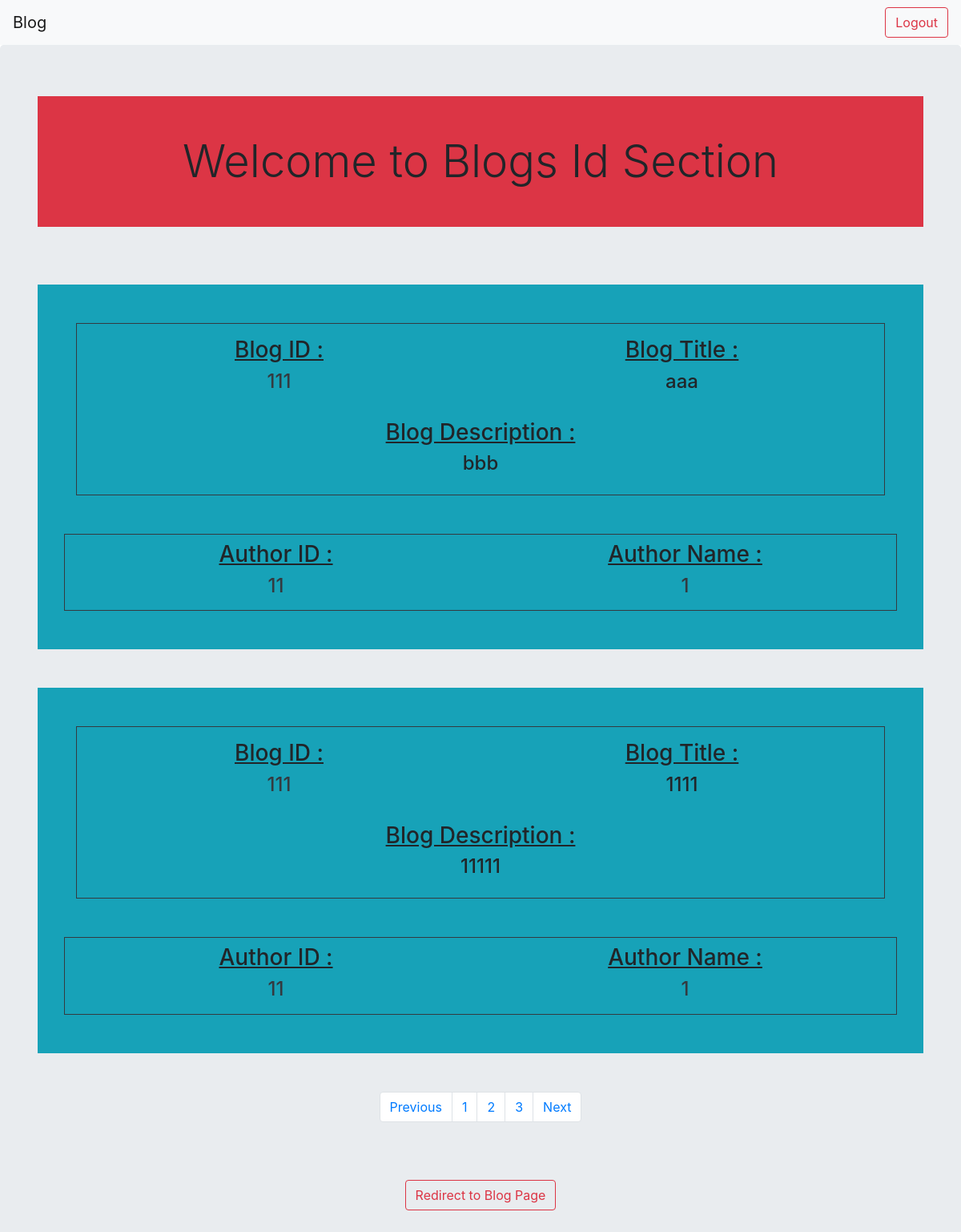
Before: /blog/111/ with the older database file.
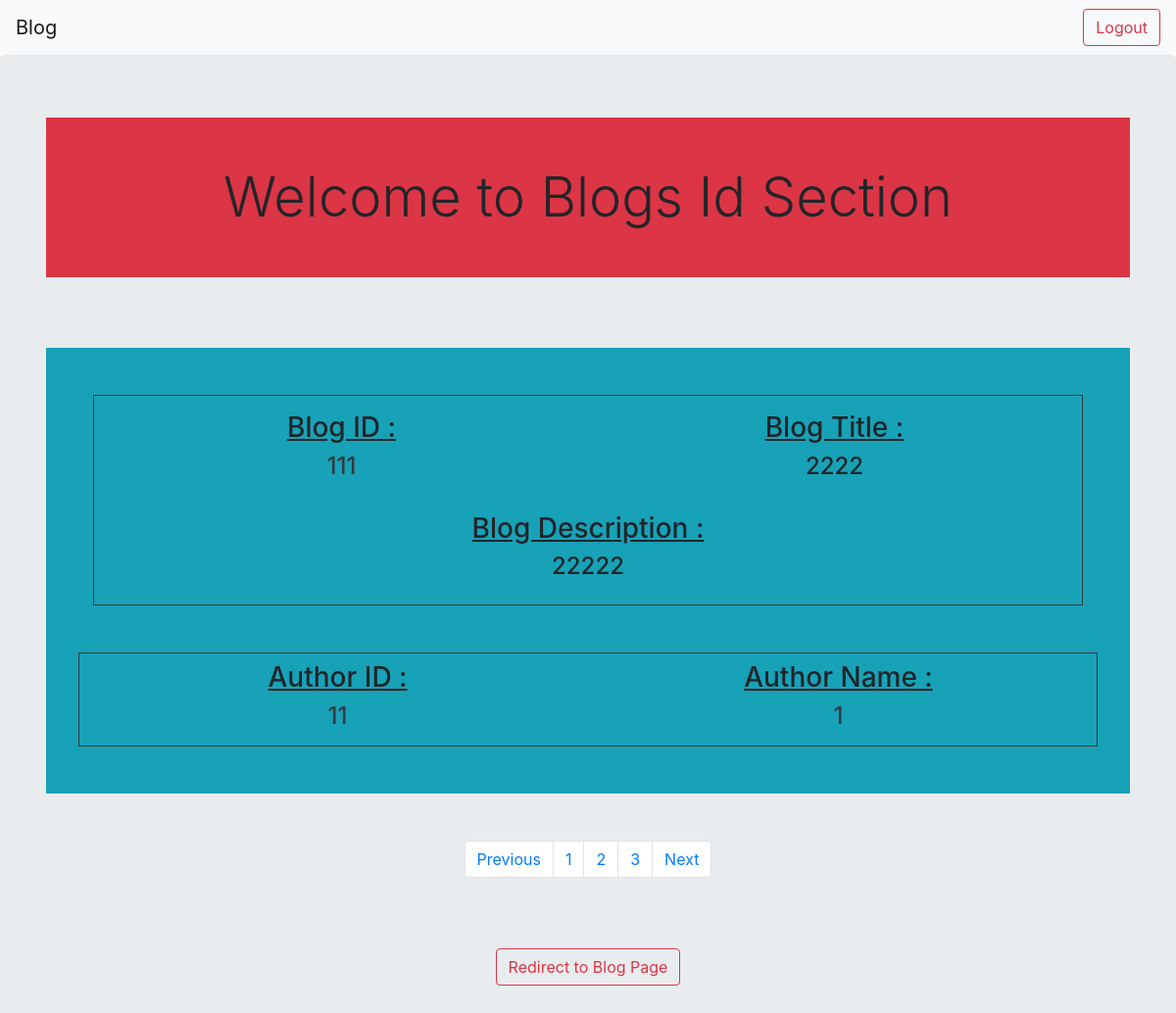
After: the same page with the newer database file.
### blog/models.py (models this page shows)
class Blog(models.Model):
    index = models.AutoField(primary_key = True)
    blog_id = models.CharField(max_length=20,null = False)
    blog_description = models.CharField(max_length=1000, null = False)
    blog_title = models.CharField(max_length=200, null = False)
    author_id = models.CharField(max_length=20, null = False)
    author_name = models.CharField(max_length=20, null = False)
    date = models.DateField(auto_now_add = True)
    datetime = models.DateTimeField(auto_now_add = True)

### blog/views.py (the view)
# urls.py: path('<str:slug>/', views.getBlogById, name = "getBlogById"),
def getBlogById(request,slug):
    data = Blog.objects.filter(blog_id = slug)
    print(data)
    context = {"data" : data }
    return render(request, "blog/getBlogById.html" , context)

### templates/blog/getBlogById.html (shortened to what this page needs)
<!DOCTYPE html>
<html lang="en">
<head>
    <link rel="stylesheet" href="https://cdn.jsdelivr.net/npm/bootstrap@4.6.1/dist/css/bootstrap.min.css">
</head>
<body>
    <nav class="navbar navbar-expand-lg navbar-light bg-light">
        <a class="navbar-brand" href="/blog">Blog</a>
        <div class="collapse navbar-collapse d-flex justify-content-end" id="navbarSupportedContent">
            <form class="form-inline my-2 my-lg-0">
                <div>
                    <a class="btn btn-outline-danger my-2 my-sm-0" class="btn btn-outline-success" href="/user_auth/accounts/logout">Logout</a>
                 </div>
            </form>
        </div>
      </nav>
    <div class="container-fluid jumbotron text-center">
        <div class=" container ">
            <div class="display-4 p-5 bg-danger text-center">
                Welcome to Blogs Id  Section
            </div>
            <br />
            {% for post in data %}
            <div class="container mb-5 mt-5 bg-info p-5">
                <div class="p-3 border border-dark">
                    <div class="row">
                        <div class="col blog-id">
                        <h3 class=""> <u>Blog ID :</u> </h3> <h4> <a class="text-dark" href="/blog/{{post.blog_id}}/" > {{post.blog_id}}</a> </h4>
                        </div>
                        <div class="col blog-title">
                            <h3><u> Blog Title : </u></h3> <h4>{{post.blog_title}}</h4>
                        </div>
                    </div>
                <br />
                    <div class="blog-description">
                    <h3><u> Blog Description :</u></h3> <h4>{{post.blog_description}}</h4>
                    </div>
                </div>
                <br />
                <br />
                <div class="row p-2 border border-dark">
                    <div class="col author-id">
                     <h3><u> Author ID : </u> </h3> <h4> <a class="text-dark" href="/blog/bloggers/{{post.author_id}}/" > {{post.author_id}}</a>  </h4>
                    </div>
                    <div class="col author-name">
                     <h3> <u>Author Name :</u> </h3>   <h4> <a class="text-dark" href="/blog/bloggers/{{post.author_id}}/" > {{post.author_name}}</a> </h4>
                    </div>
                </div>
            </div>
            {% endfor %}
            <div class="d-flex justify-content-center mb-2 mt-5">
                <nav aria-label="Page navigation example">
                    <ul class="pagination">
                      <li class="page-item"><a class="page-link" href="#">Previous</a></li>
                      <li class="page-item"><a class="page-link" href="#">1</a></li>
                      <li class="page-item"><a class="page-link" href="#">2</a></li>
                      <li class="page-item"><a class="page-link" href="#">3</a></li>
                      <li class="page-item"><a class="page-link" href="#">Next</a></li>
                    </ul>
                  </nav>
            </div>
            <br />
            <br />
            <div class="text-center">
                <a class="btn btn-outline-danger my-2 my-sm-0" class="btn btn-outline-success" href="/blog/">Redirect to Blog Page</a>
            </div>
        </div>
    </div>
</body>
</html>

Changed rows visible on the page:
removed Blog: blog_id "111", blog_title "aaa", blog_description "bbb", author_id "11", author_name "1"
removed Blog: blog_id "111", blog_title "1111", blog_description "11111", author_id "11", author_name "1"
added Blog: blog_id "111", blog_title "2222", blog_description "22222", author_id "11", author_name "1"
